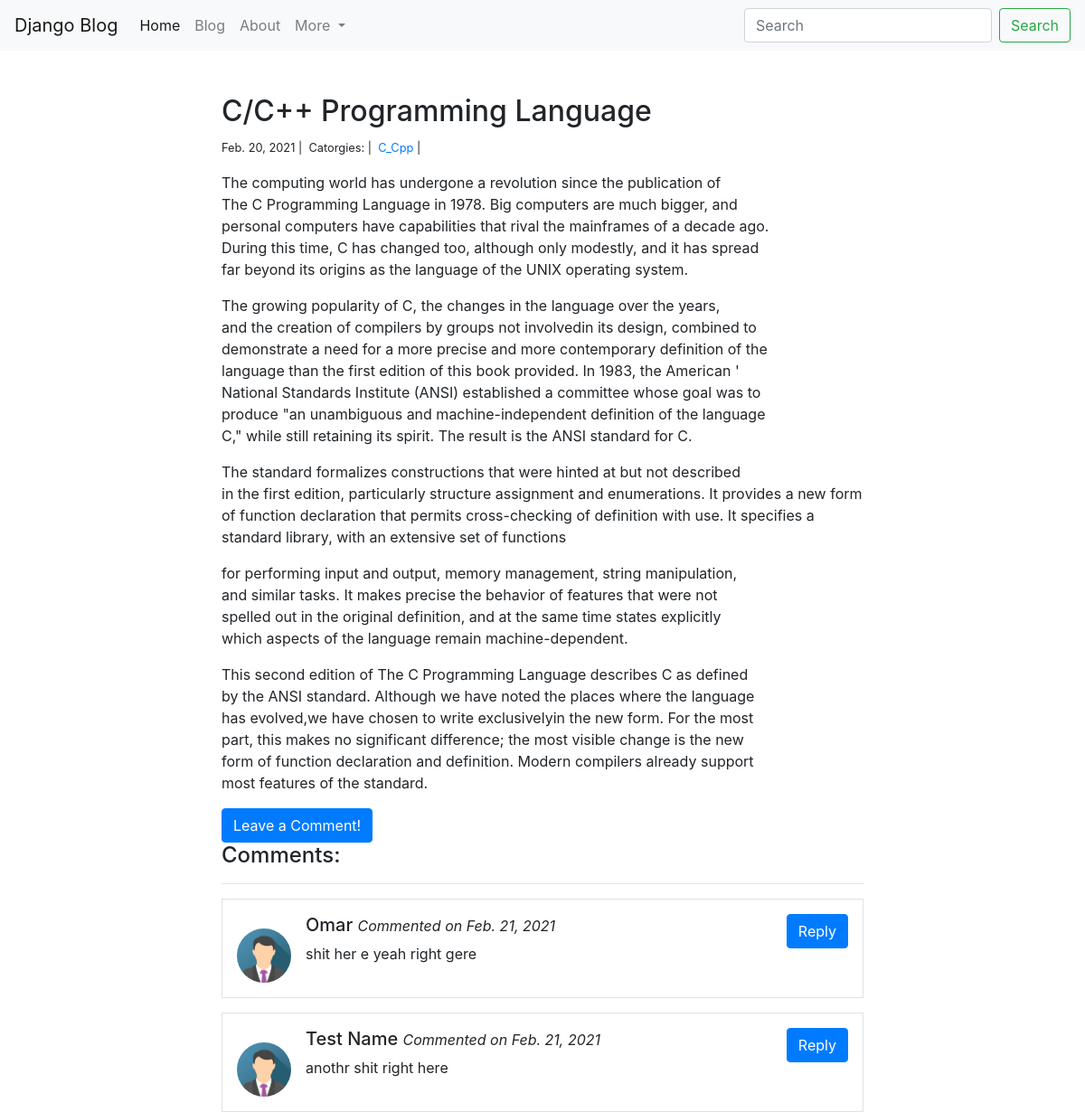
The page /4/ on the database as committed earlier.
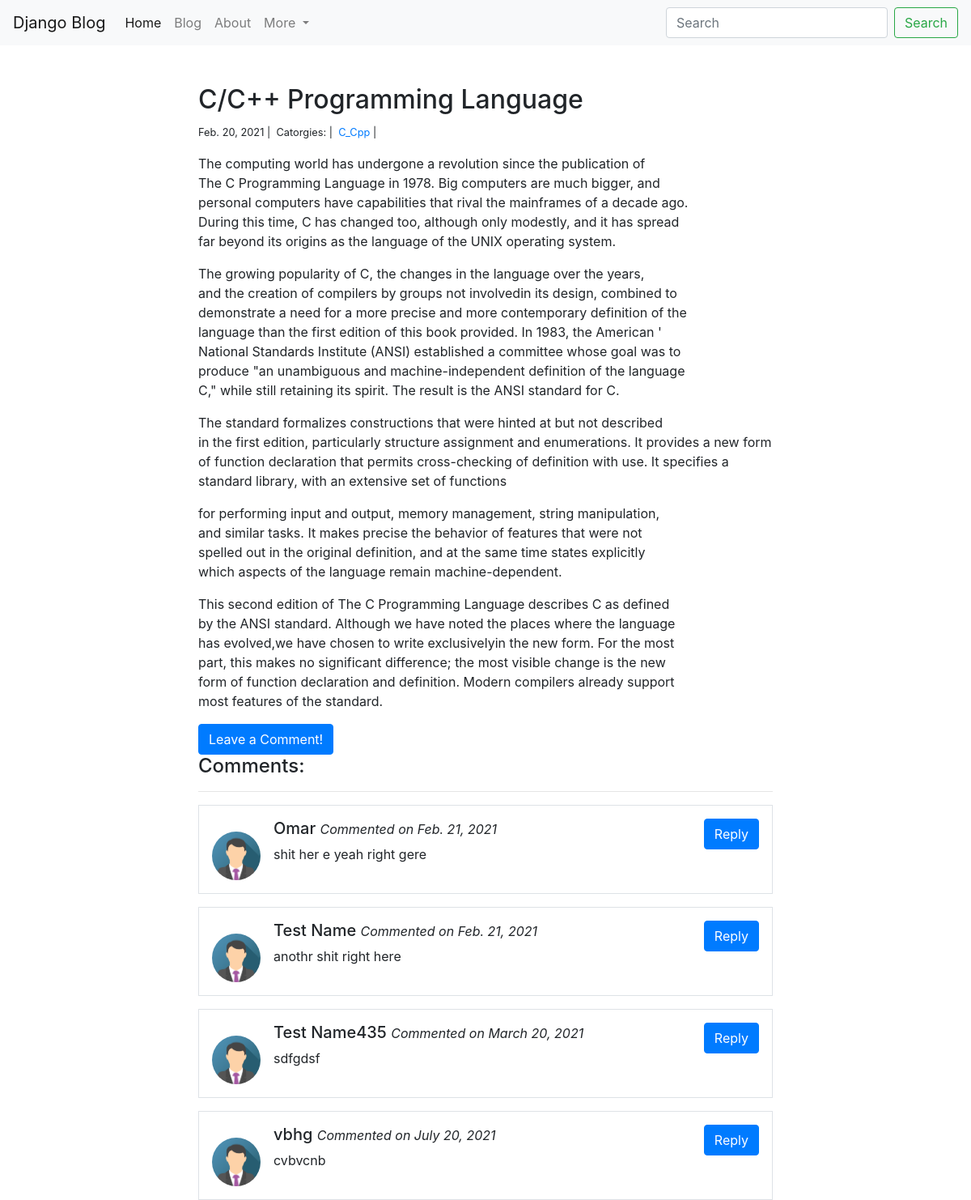
The same page on the database as committed later.
### blog/models.py (models this page shows, shortened)
class Category(models.Model):
    name = models.CharField(max_length=20)

class Comments(models.Model):
    author = models.CharField(max_length=60)
    body = models.TextField()
    created_on = models.DateTimeField(auto_now_add=True)
    post = models.ForeignKey('Post', on_delete=models.CASCADE)

### blog/views.py (the view, shortened to what this page needs)
# urls.py: path('<int:pk>/', views.full_post, name="full_post"),
def full_post(request, pk):
    post = Post.objects.get(pk=pk)
    form = CommentForm()
    comments = Comments.objects.filter(post=post)
    context = {
        "post": post,
        "comments": comments,
        "form": form,
    }
    return render(request, 'blog/full_post.html', context)

### blog/forms.py
class CommentForm(forms.Form):
    author = forms.CharField(
        max_length=60,
        widget=forms.TextInput(attrs={
            "class": "form-control",
            "placeholder": "Your name"
        })
    )
    body = forms.CharField(
        widget=forms.Textarea(attrs={
            "class": "form-control",
            "placeholder": "Enter the comment!"
        })
    )

### templates/blog/full_post.html (shortened to what this page needs)
{% extends 'base.html' %}
{% load static %}
{% block content %}
<div class="col-md-8 offset-md-2">
    <h2>{{post.title}}</h2>
    <small>
        {{post.created_on.date}} |&nbsp;
        Catorgies: |&nbsp;
        {% for category in post.categories.all %}
        <a href="{% url 'category' category.name %}">{{category.name}}
        </a>|&nbsp;
        {% endfor %}
    </small>
    <p>{{ post.body | linebreaks }}</p>
    <button type="button" class="btn btn-primary" data-toggle="modal" data-target="#myModal">
        Leave a Comment!
       </button>
    <h4>Comments: </h4>
    <hr>
    {% for comment in comments %}
    <div class="media border p-3 mt-3">
        <img src="{% static 'img/avatar.png' %}" alt="{{comment.author}}" class="mr-3 mt-3 rounded-circle" style="width:60px;">
        <div class="media-body">
            <h5>{{comment.author}} <small><i>Commented on {{comment.created_on.date}}</i></small></h5>
            <p>{{comment.body}}</p>
        </div>
        <button type="button" class="btn btn-primary">
            <a href="{% url 'Reply' comment.pk %}" style="color:white;">Reply</a>
        </button>
    </div>
{% endfor %}
</div>
{% endblock %}

Rows that differ between the two databases and show on the page:
added Comments: author "Test Name435", created_on "March 20, 2021", body "sdfgdsf"
added Comments: author "vbhg", created_on "July 20, 2021", body "cvbvcnb"
